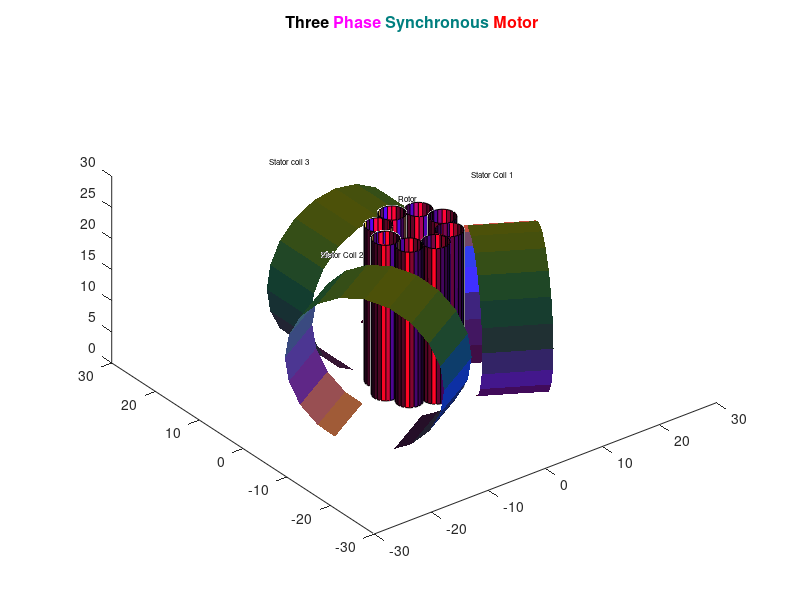

Write the MATLAB code that produced this figure. (Note: this script raises an error after producing the figure.)
%% Guide About Motor
% before installing a motor into any place first initialize its graphics if
% it is to be called in a loop(While or For or any) initalize it outside
% the loop(Its Recomended).
%% Setting up graphics
motor.fig=figure('numbertitle','off','name','Three Phase Synchronous Motor'); 
set(motor.fig, 'WindowButtonDownFcn','done=1;');%','closerequestfcn','done=1;
title('\fontsize{16}Three {\color{magenta}Phase \color[rgb]{0 .5 .5}Synchronous \color{red}Motor} ');
hold on
axis equal;
% axis off
axis([-30 30 -30 30 0 30])
view(3)
text(-2,1,30,'\fontsize{8}Rotor');
text(10,0,30,'\fontsize{8}Stator Coil 1');
text(-20,-5,30,'\fontsize{8}Stator Coil 2');
text(-10,20,30,'\fontsize{8}Stator coil 3');
 %% motor rotor's roads
[motor.x, motor.y, motor.z ] = cylinder(2);
motor.h=surf(motor.x+5,motor.y,motor.z*25);
%
[motor.x1, motor.y1, motor.z1] = cylinder(2);
motor.h1=surf(motor.x1-5,motor.y1,motor.z1*25);
 %
[motor.x2, motor.y2, motor.z2 ] = cylinder(2);
motor.h2=surf(motor.x,motor.y-5,motor.z*25);
%
[motor.x3, motor.y3, motor.z3] = cylinder(2);
motor.h3=surf(motor.x3,motor.y3+5,motor.z3*25);
%
[motor.x4, motor.y4, motor.z4 ] = cylinder(2);
motor.h4=surf(motor.x4+5*cosd(135),motor.y4+5*sind(135),motor.z4*25);
%
% mid placement
[motor.x5, motor.y5, motor.z5 ] = cylinder(2);
motor.h5=surf(motor.x5+5*cosd(45),motor.y5+5*sind(45),motor.z5*25);
 %
[motor.x6, motor.y6, motor.z6 ] = cylinder(2);
motor.h6=surf(motor.x6+5*cosd(315),motor.y6+5*sind(315),motor.z6*25);
%
[motor.x7, motor.y7, motor.z7] = cylinder(2);
motor.h7=surf(motor.x7+5*cosd(225),motor.y7+5*sind(225),motor.z7*25);
%
%% stator body 
[motor.statorx, motor.statory, motor.statorz] = cylinder(12);
motor.stator = surf(motor.statorx, 10*motor.statorz+8, 11+motor.statory,'edgecolor','none');
rotate(motor.stator,[0 0 1],0)
%
[motor.statorx1, motor.statory1, motor.statorz1] = cylinder(12);
motor.stator1 = surf(motor.statorx1, 10*motor.statorz1+8, 11+motor.statory1,'edgecolor','none');
rotate(motor.stator1,[0 0 1],120)
%
[motor.statorx, motor.statory, motor.statorz] = cylinder(12);
motor.stator = surf(motor.statorx, 10*motor.statorz+8, 11+motor.statory,'edgecolor','none');
rotate(motor.stator,[0 0 1],240)

% lighting
ui.lig1 = light('color',[1 0 0], 'Position',[-20 -20 1],'Style','local'); % a red light
ui.lig2=light('color',[1 0 0], 'Position',[-20 -20 1],'Style','local'); % a red light
ui.lig3=light('color',[0 0 1], 'Position',[10 -20 1],'Style','local');  % a green light
ui.lig4=light('color',[1 1 0], 'Position',[20 10 10],'Style','local');  % a yellow light
set(gca,'Color',[.5 .9 .2]);
lighting phong
camproj('perspective');
camlight left ;
%% initializing time
motor.time= text(30,30,30,['time (sec)','']);
%% Current Working
motor.voltages = text(-30,30,30,['Voltage (V) ','']);
motor.curent = text(0,30,30,['Current (A) ','']);
motor.rpm = text(30,00,30,['Current RPM ','']);
motor.angle = text(20,-30,30,['Angle inst. ','']);